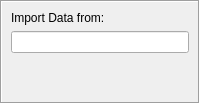
                <widget class="QWidget" name="page_11">
                 <layout class="QVBoxLayout" name="verticalLayout_18">
                  <property name="leftMargin">
                   <number>0</number>
                  </property>
                  <property name="topMargin">
                   <number>0</number>
                  </property>
                  <property name="rightMargin">
                   <number>0</number>
                  </property>
                  <property name="bottomMargin">
                   <number>0</number>
                  </property>
                  <item>
                   <widget class="QFrame" name="frame_4">
                    <property name="frameShape">
                     <enum>QFrame::Box</enum>
                    </property>
                    <property name="frameShadow">
                     <enum>QFrame::Sunken</enum>
                    </property>
                    <layout class="QVBoxLayout" name="verticalLayout_19">
                     <item>
                      <widget class="QLabel" name="label_20">
                       <property name="text">
                        <string>Import Data from:</string>
                       </property>
                      </widget>
                     </item>
                     <item>
                      <widget class="QLineEdit" name="SubURLa"/>
                     </item>
                     <item>
                      <spacer name="verticalSpacer_2">
                       <property name="orientation">
                        <enum>Qt::Vertical</enum>
                       </property>
                       <property name="sizeHint" stdset="0">
                        <size>
                         <width>20</width>
                         <height>40</height>
                        </size>
                       </property>
                      </spacer>
                     </item>
                    </layout>
                   </widget>
                  </item>
                 </layout>
                </widget>
